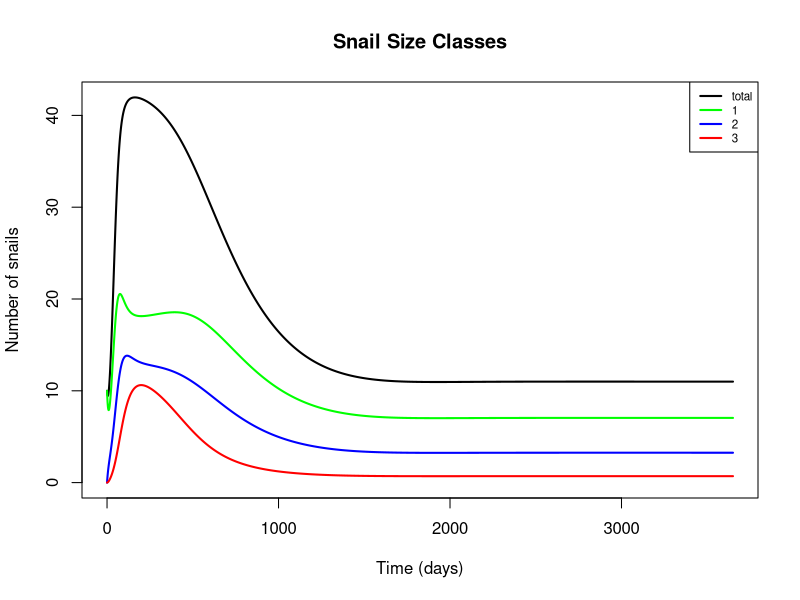
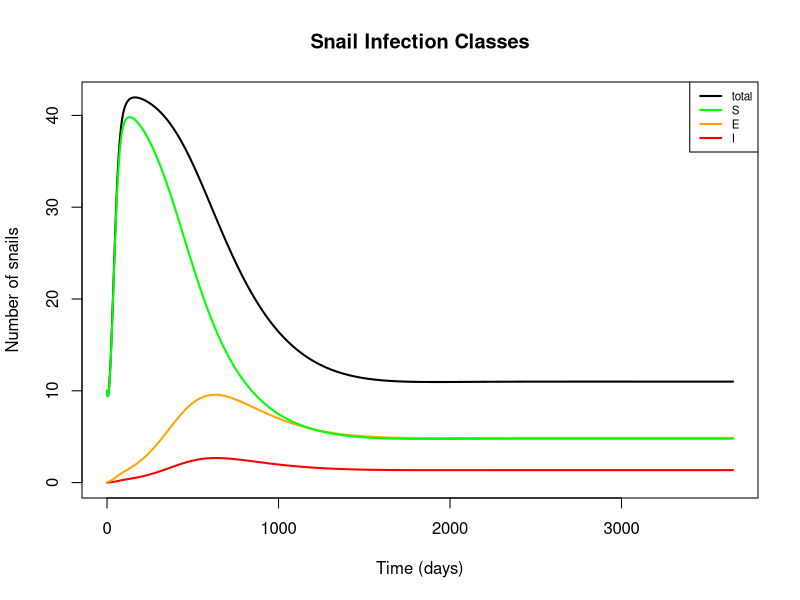
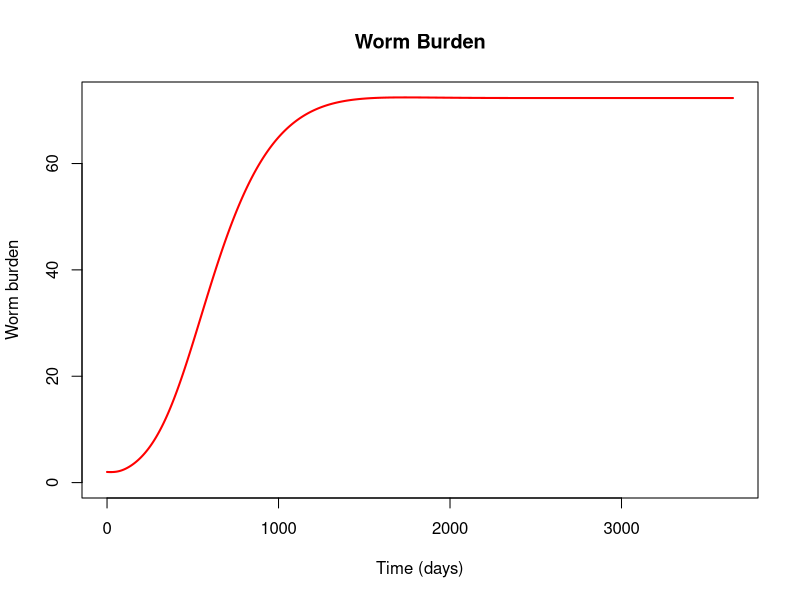
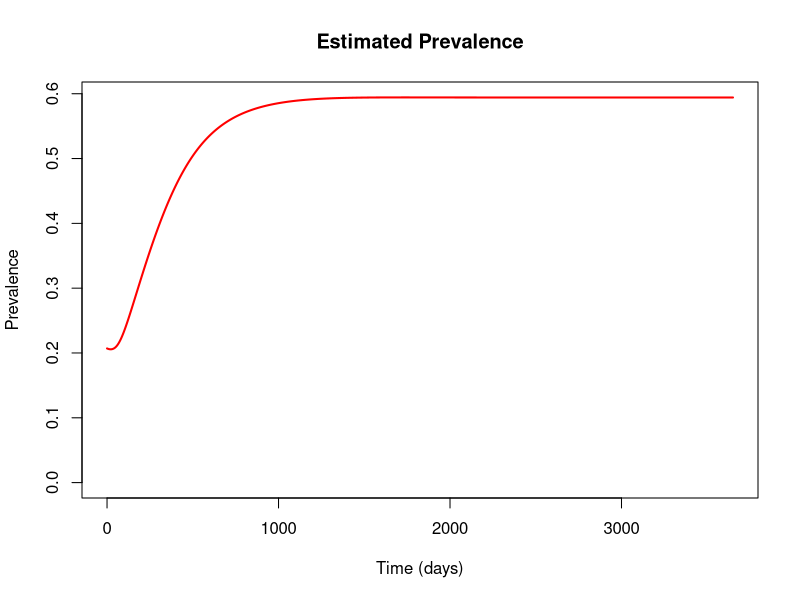

R code for these plots, in order:
## Epidemiological model including snail size classes; no predation

## To-do list:
  # Continue tuning infection parameters, draw estimates from literature as necessary
  # May want to consider a few aspects of snail dynamics further, e.g.: 
      # Should small snails be able to get infected at all?
      # Should exposed snails be able to reproduce at a reduced rate?
      # Should growth rates differ by infection status?
      # Think a little more about diagonal transitions
      # Reconsider area scaling
  # Come up with R0 expression?

require(deSolve)

snail_epi = function(t, n, parameters) { 
  with(as.list(parameters),{
    
    S1=n[1]
    S2=n[2]
    S3=n[3]
    E1=n[4]
    E2=n[5]
    E3=n[6]
    I2=n[7]
    I3=n[8]
    W=n[9]
    
    S = S1+S2+S3    # Total susceptible snails
    E = E1+E2+E3    # Total exposed snails
    I = I2+I3       # Total infected snails
    N = S+E+I       # Total number of snails
    M = m*0.5*W     # Miracidial density per person as a function of mean worm burden (W) and miracidial shedding rate (m)
    rho = g2/sigma  # Fraction of E2 snails that transition directly to I3
    
    dS1dt = f*(1-N/(Kn*A))*(S2+S3+z*(E2+E3)) - muN1*S1 - psi1*S1 - g1*S1 - (beta)*M*H*S1
    
    dS2dt = g1*S1 - muN2*S2 - psi2*S2 - g2*S2 - (beta)*M*H*S2
    
    dS3dt = g2*S2 - muN3*S3 - psi3*S3 - (beta)*M*H*S3
    
    dE1dt = (beta)*M*H*S1 - muN1*E1 - psi1*E1 - sigma*E1
    
    dE2dt = (beta)*M*H*S2 - muN2*E2 - psi2*E2 - sigma*E2
    
    dE3dt = (beta)*M*H*S3 - muN3*E3 - psi3*E3 - sigma*E3
    
    dI2dt = sigma*E1 + sigma*(1-rho)*E2 - (muN2 + muI)*I2 - psi2*I2
    
    dI3dt = sigma*rho*E2 + sigma*E3 - (muN3 + muI)*I3 - psi3*I3
    
    dWdt = lambda*I2/A + theta*lambda*I3/A - (muW + muH)*W
    
    
    return(list(c(dS1dt, dS2dt, dS3dt, dE1dt, dE2dt, dE3dt, dI2dt, dI3dt, dWdt)))
  }) 
} 

# Set initial values and parameters
area = 1
nstart = c(S1 = 10*area, S2 = 0, S3 = 0, E1 = 0, E2 = 0, E3 = 0, I2 = 0, I3 = 0, W = 2)
time = seq(0,365*10,1)

parameters=c(
  ## Location parameters
  A = area,          # Area of site of interest, m^2
  H = 1000,          # Human population at site of interest
  
  ## Reproductive parameters
  f = 0.26,          # Birth rate of adult snails (snails/reproductive snail/day, including survival to detection; more like a recruitment rate)
  Kn = 50,           # Carrying capacity of snails (snails/m^2), from Sokolow et al. 2015
  z = 0.5,           # Fraction of exposed snails that can reproduce, from Sokolow et al. 2015
  
  ## Snail mortality parameters
  muN1 = 1/40,       # Natural mortality rate of small snails (deaths/snail/day; assume mean lifespan = 50 days)
  muN2 = 1/50,       # Natural mortality rate of medium snails (deaths/snail/day; assume mean lifespan = 50 days)
  muN3 = 1/60,       # Natural mortality rate of large snails (deaths/snail/day; assume mean lifespan = 50 days)
  muI = 1/10,        # Additional mortality rate of shedding snails as a result of infection, from Sokolow et al. 2015
  
  ## Predation parameters
  psi1 = 0,          # Predation rate of prawns on small snails, ignored in this model
  psi2 = 0,          # Predation rate of prawns on medium snails, ignored in this model
  psi3 = 0,          # Predation rate of prawns on large snails, ignored in this model
  
  ## Snail growth parameters
  g1 = 1/37,         # Growth rate of small snails (size class transition rate, in terms of days to grow 4mm; adapted from McCreesh et al. 2014, assuming water temp. of 25 C)
  g2 = 1/62,         # Growth rate of medium snails (size class transition rate, in terms of days to grow 4mm; adapted from McCreesh et al. 2014, assuming water temp. of 25 C)
  
  ## Infection parameters
  beta = 2e-6,       # Human-to-snail infection probability in reference area (infected snails/miracidia/snail/day); adjusted from Sokolow et al. 2015 (original value: 4e-6)
  m = 0.8,           # Miracidial shedding rate per adult female worm divided by miracidial mortality; from Sokolow et al. 2015
  sigma = 1/30,      # Latent period for exposed snails (infectious snails/exposed snail/day); adjusted from Sokolow et al. 2015 (original value: 1/50)
  lambda = 4e-2,     # Snail-to-human infection probability scaled to 1 m^2 (composite including cercarial shedding, mortality, infection, survival to patency); adjusted from Sokolow et al. 2015 (original value: 0.1)
  theta = 2,         # Scale factor describing increase in cercarial shedding rate in larger snails; from Chu & Dawood 1970 (estimated to be between 2 and 10)
  
  ## Schisto mortality parameters
  muW = 1/(3.3*365), # Natural mortality rate of adult worms in humans, assuming average lifespan of 3.3 years, from Sokolow et al. 2015
  muH = 1/(60*365)   # Natural mortality of humans (contributing to worm mortality), assuming average lifespan of 60 years, from Sokolow et al. 2015
)


# Run & plot
output_s.epi = as.data.frame(ode(nstart,time,snail_epi,parameters))
output_s.epi$S.t = output_s.epi$S1 + output_s.epi$S2 + output_s.epi$S3                # Total susceptible snails
output_s.epi$E.t = output_s.epi$E1 + output_s.epi$E2 + output_s.epi$E3                # Total exposed snails 
output_s.epi$I.t = output_s.epi$I2 + output_s.epi$I3                                  # Total infected snails
output_s.epi$N.t = output_s.epi$S.t + output_s.epi$E.t + output_s.epi$I.t             # Total snails
output_s.epi$t.1 = output_s.epi$S1 + output_s.epi$E1                                  # Total snails of size class 1
output_s.epi$t.2 = output_s.epi$S2 + output_s.epi$E2 + + output_s.epi$I2              # Total snails of size class 2
output_s.epi$t.3 = output_s.epi$S3 + output_s.epi$E3 + + output_s.epi$I3              # Total snails of size class 3
output_s.epi$prev = pnbinom(2, size = 0.2, mu = output_s.epi$W, lower.tail = FALSE)   # Estimated prevalence, using a negative binomial dist. with k = 0.2 (fitted from EPLS data)
  
plot(x = output_s.epi$time, y = output_s.epi$N.t, type = 'l', col = 'black', lwd=2, xlab = 'Time (days)', 
     ylab = 'Number of snails', ylim = c(0,max(output_s.epi$N.t)),
     main = 'Snail Size Classes')
  lines(output_s.epi$time, output_s.epi$t.1, col = 'green', lwd = 2)
  lines(output_s.epi$time, output_s.epi$t.2, col = 'blue', lwd = 2)
  lines(output_s.epi$time, output_s.epi$t.3, col = 'red', lwd = 2)
  legend('topright', legend = c('total', '1', '2', '3'), lwd = 2, col = c('black', 'green', 'blue', 'red'), cex = 0.7)
  
plot(x = output_s.epi$time, y = output_s.epi$N.t, type = 'l', col = 'black', lwd=2, xlab = 'Time (days)', 
     ylab = 'Number of snails', ylim = c(0,max(output_s.epi$N.t)), 
     main = 'Snail Infection Classes')
  lines(output_s.epi$time, output_s.epi$I.t, col = 'red', lwd = 2)
  lines(output_s.epi$time, output_s.epi$E.t, col = 'orange', lwd = 2)
  lines(output_s.epi$time, output_s.epi$S.t, col = 'green', lwd = 2)
  legend('topright', legend = c('total', 'S', 'E', 'I'), lwd = 2, col = c('black', 'green', 'orange', 'red'), cex = 0.7)

plot(x = output_s.epi$time, y = output_s.epi$W, type = 'l', col = 'red', lwd=2, xlab = 'Time (days)', 
     ylab = 'Worm burden', ylim = c(0,max (output_s.epi$W)),
     main = 'Worm Burden')

plot(x = output_s.epi$time, y = output_s.epi$prev, type = 'l', col = 'red', lwd=2, xlab = 'Time (days)', 
     ylab = 'Prevalence', ylim = c(0,max (output_s.epi$prev)),
     main = 'Estimated Prevalence')
